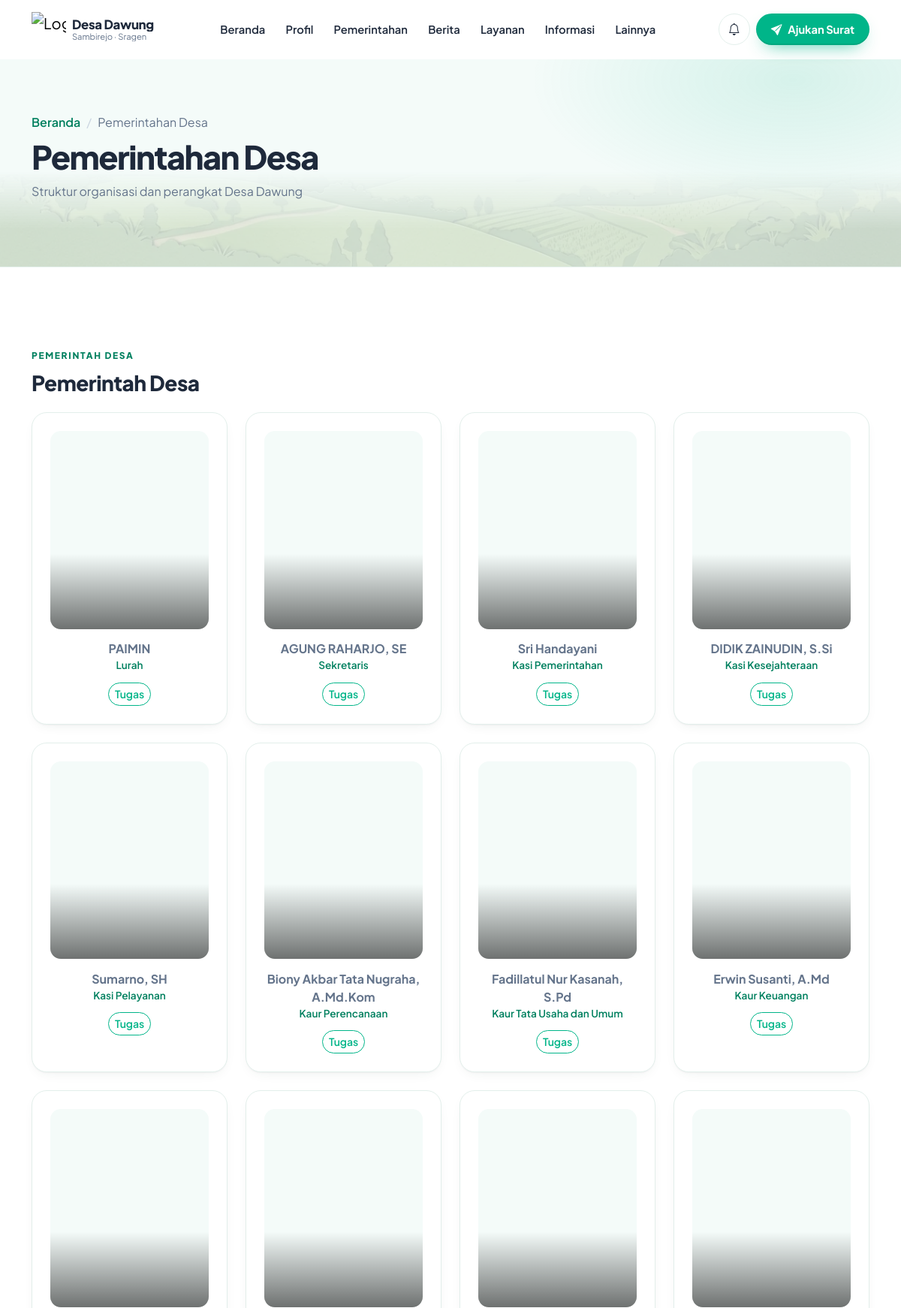
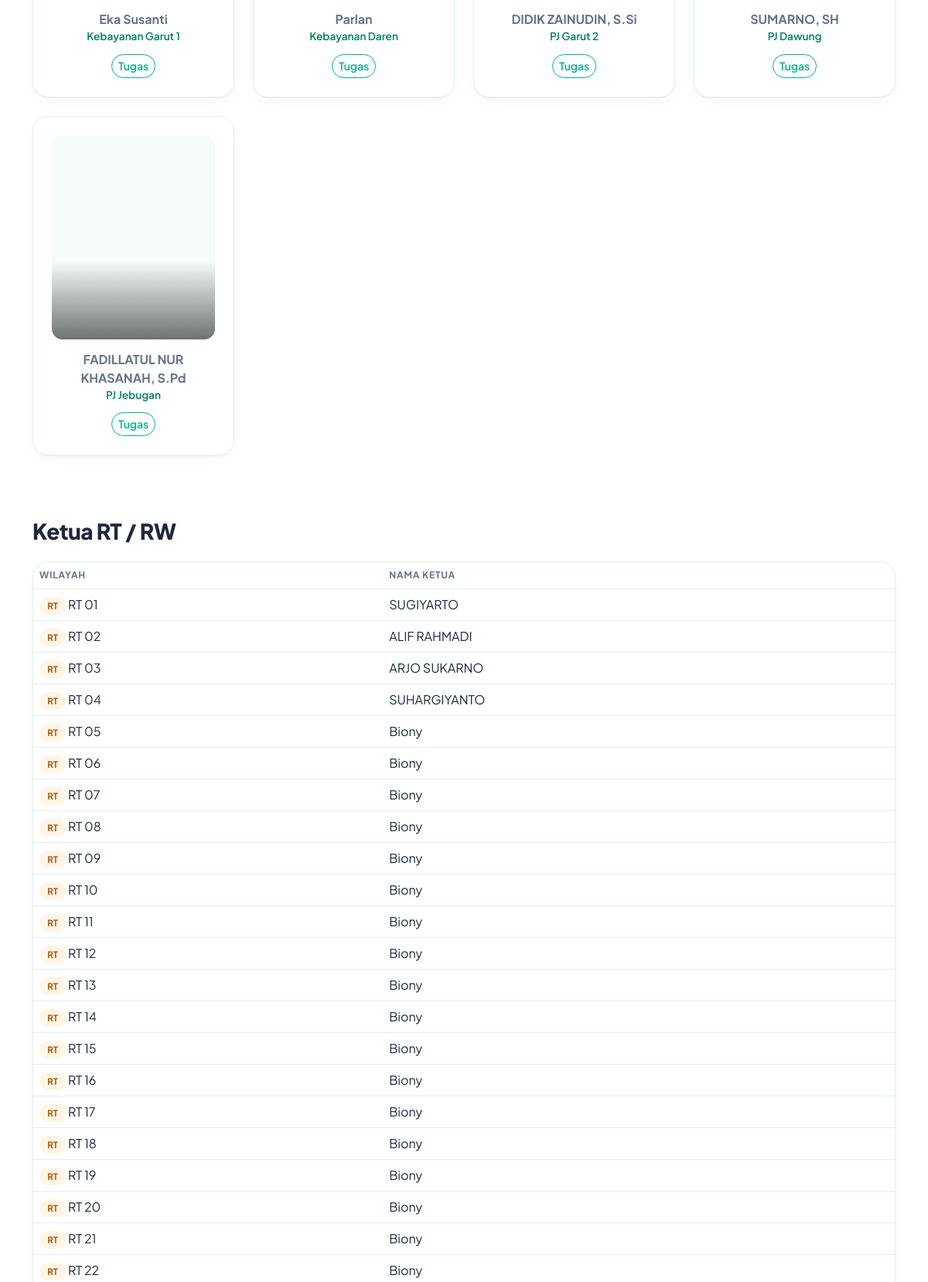
Screenshot of /pemerintahan (upper part) with the database file from the repository (2 pictures, top to bottom).
### tables this page shows
CREATE TABLE `menus` (
  `id` int(10) unsigned NOT NULL AUTO_INCREMENT,
  `parent_id` int(10) unsigned DEFAULT NULL,
  `title` varchar(100) NOT NULL,
  `url` varchar(255) NOT NULL DEFAULT '#',
  `icon` varchar(60) DEFAULT NULL,
  `target` varchar(10) NOT NULL DEFAULT '_self',
  `location` varchar(20) NOT NULL DEFAULT 'main',
  `sort_order` int(11) NOT NULL DEFAULT 0,
  `is_active` tinyint(1) NOT NULL DEFAULT 1,
  `created_at` datetime DEFAULT current_timestamp(),
  `updated_at` datetime DEFAULT current_timestamp() ON UPDATE current_timestamp(),
  PRIMARY KEY (`id`),
  KEY `idx_menus_loc` (`location`,`is_active`,`sort_order`),
  KEY `idx_menu_render` (`location`,`is_active`,`parent_id`,`sort_order`),
  KEY `idx_menu_location_active` (`location`,`is_active`,`sort_order`,`parent_id`)
);

CREATE TABLE `village_officials` (
  `id` int(10) unsigned NOT NULL AUTO_INCREMENT,
  `nama` varchar(150) NOT NULL,
  `jabatan` varchar(120) NOT NULL,
  `kategori` varchar(30) NOT NULL DEFAULT 'pemerintah',
  `foto` varchar(255) DEFAULT NULL,
  `pendidikan` varchar(80) DEFAULT NULL,
  `masa_jabatan` varchar(60) DEFAULT NULL,
  `kontak` varchar(60) DEFAULT NULL,
  `tugas` text DEFAULT NULL,
  `sort_order` int(11) NOT NULL DEFAULT 99,
  `is_active` tinyint(1) NOT NULL DEFAULT 1,
  `show_on_home` tinyint(1) NOT NULL DEFAULT 0,
  `created_at` datetime DEFAULT current_timestamp(),
  `updated_at` datetime DEFAULT current_timestamp() ON UPDATE current_timestamp(),
  `deleted_at` datetime DEFAULT NULL,
  PRIMARY KEY (`id`),
  KEY `idx_off_cat` (`kategori`,`is_active`,`sort_order`)
);

CREATE TABLE `regions` (
  `id` int(10) unsigned NOT NULL AUTO_INCREMENT,
  `type` enum('dusun','rw','rt') NOT NULL,
  `name` varchar(100) NOT NULL,
  `parent_id` int(10) unsigned DEFAULT NULL,
  `kepala` varchar(150) DEFAULT NULL,
  `latitude` varchar(30) DEFAULT NULL,
  `longitude` varchar(30) DEFAULT NULL,
  `keterangan` text DEFAULT NULL,
  `created_at` datetime DEFAULT current_timestamp(),
  `updated_at` datetime DEFAULT current_timestamp() ON UPDATE current_timestamp(),
  PRIMARY KEY (`id`),
  KEY `idx_regions_type` (`type`),
  KEY `idx_regions_parent` (`parent_id`)
);

### views/pemerintahan.php (the view, shortened to what the rows shown need)
<?php $phTitle = 'Pemerintahan Desa'; $phDesc = 'Struktur organisasi dan perangkat ' . setting('village_name'); include BASE_PATH . '/views/partials/page_header.php'; ?>
<section class="section">
  <div class="container">
    <?php foreach ($labels as $key => $label): if (empty($groups[$key])) continue; ?>
    <div class="mb-5">
      <div class="section-head mb-4" data-aos="fade-up">
        <span class="eyebrow"><?= e($label) ?></span>
        <h2 class="fs-3"><?= e($label) ?></h2>
      </div>
      <div class="row g-4">
        <?php foreach ($groups[$key] as $i => $o): ?>
        <div class="col-6 col-md-4 col-lg-3" data-aos="fade-up" data-aos-delay="<?= ($i % 4) * 80 ?>">
          <div class="card-3d official-card card-body" data-testid="official-card-<?= $o['id'] ?>">
            <div class="official-photo protected-img">
              <div class="photo-bg" style="background-image:url('<?= url('media/foto/' . $o['id']) ?>')"></div>
              <div class="photo-shield"></div>
            </div>
            <div class="official-name"><?= e($o['nama']) ?></div>
            <div class="official-role"><?= e($o['jabatan']) ?></div>
            <?php if ($o['tugas']): ?>
            <button class="btn btn-sm btn-outline-primary mt-2" data-bs-toggle="modal" data-bs-target="#tugasModal<?= $o['id'] ?>" data-testid="official-tugas-btn-<?= $o['id'] ?>">Tugas</button>
            <?php endif; ?>
          </div>
        </div>
        <?php endforeach; ?>
      </div>
    </div>
    <?php endforeach; ?>
    <?php if ($rtrw): ?>
    <div class="section-head mb-4" data-aos="fade-up">
      <h2 class="fs-3">Ketua RT / RW</h2>
    </div>
    <div class="card-3d" data-aos="fade-up">
      <div class="table-responsive">
        <table class="table table-modern mb-0">
          <thead><tr><th>Wilayah</th><th>Nama Ketua</th></tr></thead>
          <tbody>
            <?php foreach ($rtrw as $r): ?>
            <tr><td><span class="badge-cat text-uppercase"><?= e($r['type']) ?></span> <?= e($r['name']) ?></td><td><?= e($r['kepala']) ?></td></tr>
            <?php endforeach; ?>
          </tbody>
        </table>
      </div>
    </div>
    <?php endif; ?>
  </div>
</section>

### views/layouts/header.php (shortened to what the rows shown need)
<?php
$menus = cached_menus('main');
$menus = array_values(array_filter($menus, fn(array $menu): bool => feature_public_path_enabled((string) ($menu['url'] ?? ''))));
$menuTree = [];
foreach ($menus as $m) { if (!$m['parent_id']) { $m['children'] = []; $menuTree[$m['id']] = $m; } }
foreach ($menus as $m) { if ($m['parent_id'] && isset($menuTree[$m['parent_id']])) $menuTree[$m['parent_id']]['children'][] = $m; }
$isHome = $isHome ?? false;
$hasFeedback = feedback_available();
?>
<!DOCTYPE html>
<html lang="id">
<head>
<link href="<?= asset('vendor/bootstrap/bootstrap.min.css') ?>" rel="stylesheet">
<link href="<?= asset('vendor/icons/bootstrap-icons.min.css') ?>" rel="stylesheet" media="print" onload="this.media='all'">
<link href="<?= asset('css/style.css') ?>" rel="stylesheet">
<link href="<?= asset('css/theme-teal.css') ?>" rel="stylesheet">
</head>
<body class="<?= $isHome ? 'is-home ' : '' ?><?= $hasFeedback ? 'has-feedback' : 'no-feedback' ?> btn-style-<?= e(setting('button_style', 'pill')) ?>">
<?php
$navHref = fn(array $m): string => str_starts_with((string) $m['url'], 'http') ? $m['url'] : url($m['url']);
$navTop = []; $navMore = [];
foreach (array_values($menuTree) as $idx => $m) {
  if ($idx < 6) $navTop[] = $m; else $navMore[] = $m;
}
?>
<nav class="navbar navbar-expand-lg site-navbar tl-nav <?= !empty($entertainmentPage) ? 'entertainment-navbar' : '' ?>" id="siteNavbar" data-testid="site-navbar">
  <div class="container">
    <div class="offcanvas-lg offcanvas-end tl-offcanvas order-lg-2" tabindex="-1" id="mainNav" role="navigation" aria-labelledby="mainNavLabel">
      <div class="offcanvas-body">
      <ul class="navbar-nav ms-auto align-items-lg-center">
        <?php foreach ($navTop as $m): ?>
          <?php if ($m['children']): ?>
          <li class="nav-item dropdown">
            <a class="nav-link dropdown-toggle" href="#" role="button" data-bs-toggle="dropdown" aria-expanded="false" data-testid="nav-<?= e(slugify($m['title'])) ?>"><?= e($m['title']) ?></a>
          </li>
          <?php else: ?>
          <?php $isEntertainmentLink = trim((string) $m['url'], '/') === 'hiburan'; ?>
          <li class="nav-item"><a class="nav-link <?= $isEntertainmentLink ? 'ent-nav-link ' : '' ?><?= active_menu($m['url']) ?>" href="<?= e($navHref($m)) ?>" target="<?= e($m['target']) ?>" data-testid="nav-<?= e(slugify($m['title'])) ?>"><?= e($m['title']) ?></a></li>
          <?php endif; ?>
        <?php endforeach; ?>
      </ul>
      </div>
    </div>
  </div>
</nav>
<main>

### rows the page displays
menus: title "Beranda"
menus: title "Profil"
menus: title "Pemerintahan"
menus: title "Berita"
menus: title "Layanan"
menus: title "Informasi"
village_officials: nama "PAIMIN", jabatan "Lurah"
village_officials: nama "AGUNG RAHARJO, SE", jabatan "Sekretaris"
village_officials: nama "Sri Handayani", jabatan "Kasi Pemerintahan"
village_officials: nama "DIDIK ZAINUDIN, S.Si", jabatan "Kasi Kesejahteraan"
village_officials: nama "Sumarno, SH", jabatan "Kasi Pelayanan"
village_officials: nama "Biony Akbar Tata Nugraha, A.Md.Kom", jabatan "Kaur Perencanaan"
village_officials: nama "Fadillatul Nur Kasanah, S.Pd", jabatan "Kaur Tata Usaha dan Umum"
village_officials: nama "Erwin Susanti, A.Md", jabatan "Kaur Keuangan"
village_officials: nama "Eka Susanti", jabatan "Kebayanan Garut 1"
village_officials: nama "Parlan", jabatan "Kebayanan Daren"
village_officials: nama "DIDIK ZAINUDIN, S.Si", jabatan "PJ Garut 2"
village_officials: nama "SUMARNO, SH", jabatan "PJ Dawung"
village_officials: nama "FADILLATUL NUR KHASANAH, S.Pd", jabatan "PJ Jebugan"
regions: type "RT", name "RT 01", kepala "SUGIYARTO"
regions: type "RT", name "RT 02", kepala "ALIF RAHMADI"
regions: type "RT", name "RT 03", kepala "ARJO SUKARNO"
regions: type "RT", name "RT 04", kepala "SUHARGIYANTO"
regions: type "RT", name "RT 05", kepala "Biony"
regions: type "RT", name "RT 06", kepala "Biony"
regions: type "RT", name "RT 07", kepala "Biony"
regions: type "RT", name "RT 08", kepala "Biony"
regions: type "RT", name "RT 09", kepala "Biony"
regions: type "RT", name "RT 10", kepala "Biony"
regions: type "RT", name "RT 11", kepala "Biony"
regions: type "RT", name "RT 12", kepala "Biony"
regions: type "RT", name "RT 13", kepala "Biony"
regions: type "RT", name "RT 14", kepala "Biony"
regions: type "RT", name "RT 15", kepala "Biony"
regions: type "RT", name "RT 16", kepala "Biony"
regions: type "RT", name "RT 17", kepala "Biony"
regions: type "RT", name "RT 18", kepala "Biony"
regions: type "RT", name "RT 19", kepala "Biony"
regions: type "RT", name "RT 20", kepala "Biony"
regions: type "RT", name "RT 21", kepala "Biony"
regions: type "RT", name "RT 22", kepala "Biony"

### other values shown
setting('village_name') "Desa Dawung"
setting('kecamatan') "Sambirejo"
setting('kabupaten') "Sragen"
$phCrumb "Pemerintahan Desa"
$phDesc "Struktur organisasi dan perangkat Desa Dawung"
$label "PEMERINTAH DESA"
$label "Pemerintah Desa"
